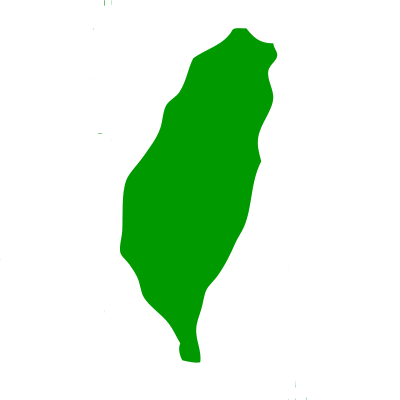
#> input picture taiwan.png, 400 x 400 px
$ jupyter execute --allow-errors 'Taiwan Prime.ipynb'
#> lines starting #> are read from the running program, lines starting #| are printed output that depends on the picture
[cell 1]
from PIL import Image
import numpy as np

[cell 2]
im = Image.open('taiwan.png')
#> im is the input picture: PIL image 400x400 RGBA; mean R, G, B, A 0.5, 28, 0.5, 45.8

[cell 3]
arr = np.array(im.convert('L').resize((87,34)))
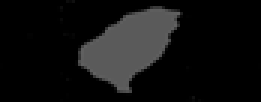
#> arr: shape (34, 87) (shown 3 times larger); min 0, max 97, mean 16.7

[cell 4]
s = ""
for i in range(0,arr.shape[0]-1):
    s0 = "".join("0" if x else "1" for x in arr[i][25:-25]>5)
    s +=s0
    print(s0)
    W=len(s0)
#> this loop made 33 passes
#> s on pass 1: '1111111111111111111111111111111111111'
#| 1111111111111111111111111111111111111
#| 1111111111111111111111111111111111111
#| 1111111111111111111111110000001111111
#| 1111111111111111111100000000000000011
#| 1111111111111111100000000000000000001
#| 1111111111111111000000000000000000001
#| 1111111111111110000000000000000000111
#| 1111111111111000000000000000000000011
#> (further printed lines are left out)

[cell 5]
import gmpy2

[cell 6]
n = int(s, 2)
#> n = 36109768628918289680181237269920014619623618616215214536786719206436524246419485637486921586349020664470299808201601553133177977983068977204264915542227519539357813347238577942287456651030044009707158640612953958942504534044116838604401343598038756711827520120076318571466420807475297647983012168596892116585253106384754091277035817881821196657220117431701405515644927
n = n+1-n%2
gmpy2.is_prime(n)
#> (this line was passed over: gmpy2 is not available in this run)

#> (a cell that did not finish here is left out)

[cell 8]
s2 = bin(p)[2:]
s2 = '0'*(len(s)-len(s2))+s2
s2

[cell 9]
n = int(s2, 2)
#> n = 36109768628918289680181237269806072280551899510911866692679259484705249273296261559647153285452659757146470056140482503460846369538028385199024167750429741885956028467803102740214652554528603318929930199424637570519851539948560302264913783649758083651121944589493189992214393789768479063686393088828933291869646886321721423735960455546931750769027101410627277889208319
gmpy2.is_prime(n)
#> (this line was passed over: gmpy2 is not available in this run)

[cell 10]
for i in range(0,len(s2),W):
    print(s2[i:i+W])
#> this loop made 33 passes
#> i on passes 2 to 13: 37, 74, 111, 148, 185, 222, 259, 296, 333, 370, 407, 444
#| 1111111111111111111111111111111111111
#| 1111111111111111111111111111111111111
#| 1111111111111111111111100000001111111
#| 1111111111111111111100000000000000011
#| 1111111111111111100000000000000000001
#| 1111111111111111000000000000000000001
#| 1111111111111110000000000000000000111
#| 1111111111111000000000000000000000011
#> (further printed lines are left out)
